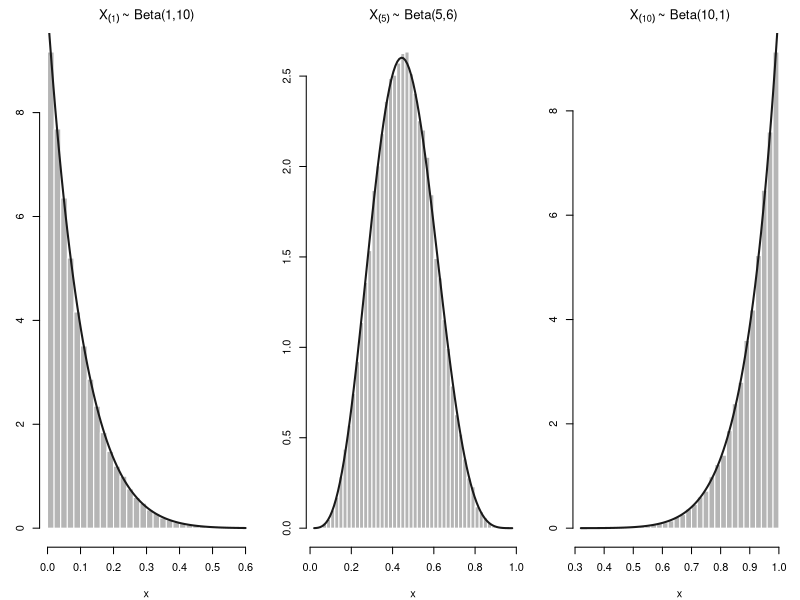
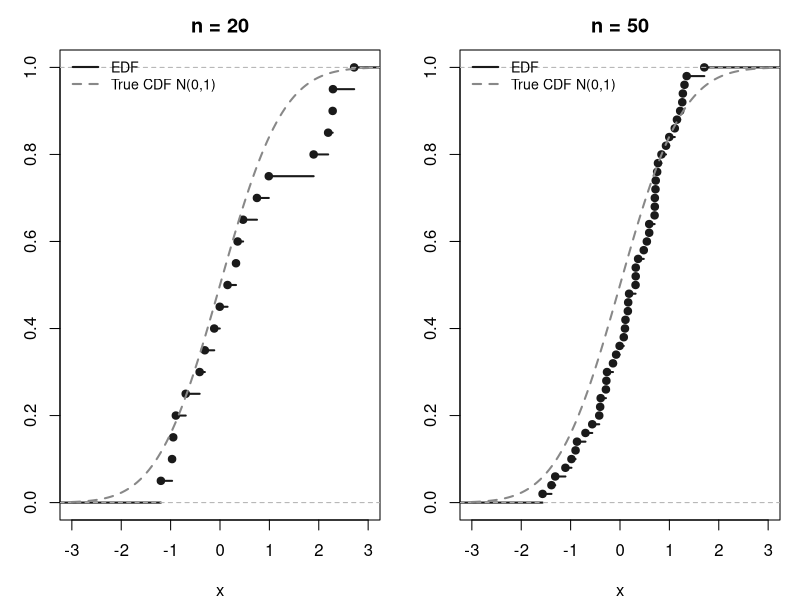
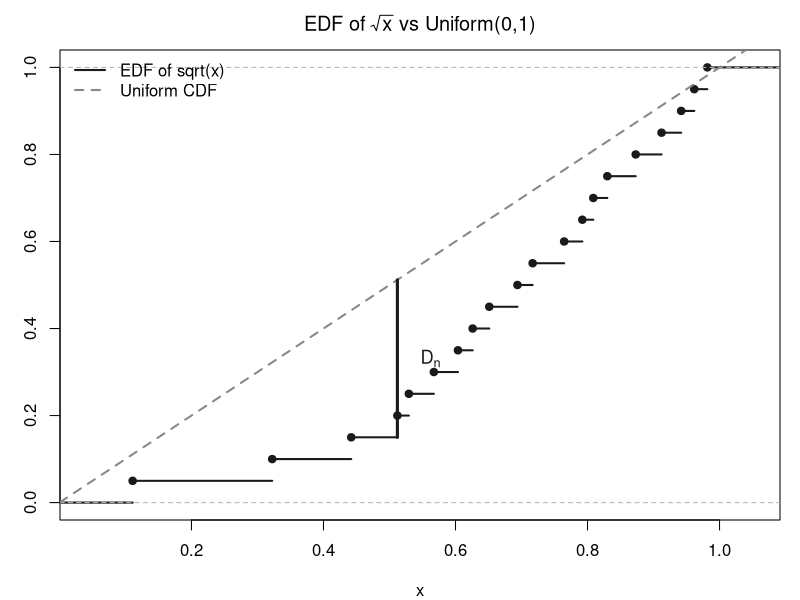
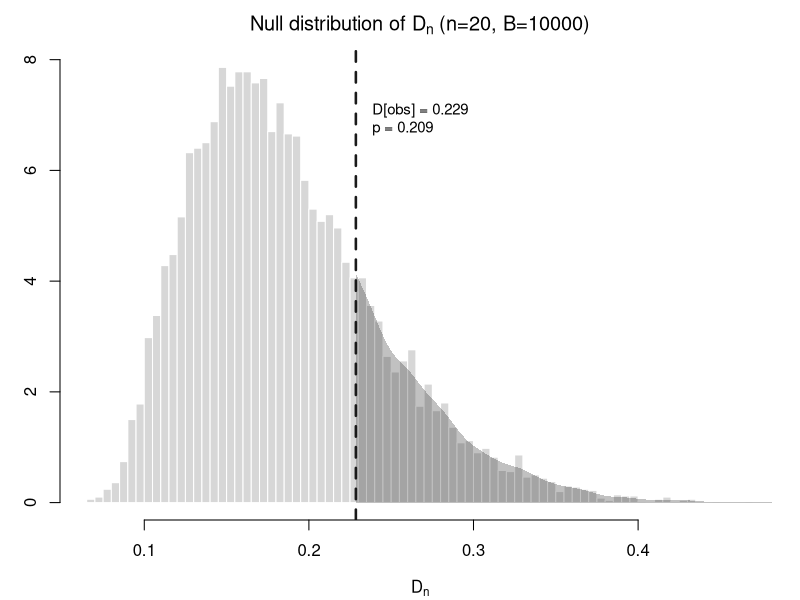
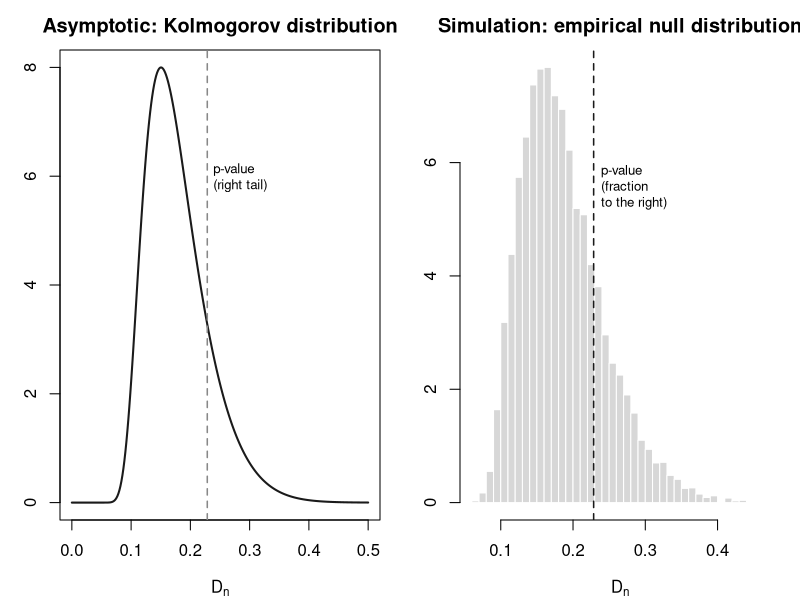

R code for these plots, in order:
## ---- chunk 1
knitr::opts_chunk$set(
  echo = TRUE, warning = FALSE, message = FALSE,
  fig.retina = 3, fig.align = "center",
  fig.width = 8, fig.height = 4
)
library(nortest)
library(goftest)
## ---- chunk 2
set.seed(42); n <- 10; B <- 50000
sims <- replicate(B, sort(runif(n)))
par(mfrow = c(1, 3), mar = c(4, 3, 2.5, 1))
hist(sims[1,],  breaks=40, freq=FALSE, col="#22222255", border="white",
     main=expression(X[(1)]~"~ Beta(1,10)"), xlab="x")
curve(dbeta(x,1,n), add=TRUE, col="#1a1a1a", lwd=2)
hist(sims[5,],  breaks=40, freq=FALSE, col="#22222255", border="white",
     main=expression(X[(5)]~"~ Beta(5,6)"), xlab="x")
curve(dbeta(x,5,6), add=TRUE, col="#1a1a1a", lwd=2)
hist(sims[10,], breaks=40, freq=FALSE, col="#22222255", border="white",
     main=expression(X[(10)]~"~ Beta(10,1)"), xlab="x")
curve(dbeta(x,n,1), add=TRUE, col="#1a1a1a", lwd=2)
par(mfrow=c(1,1))
## ---- chunk 3
set.seed(7)
par(mfrow=c(1,2))
for(n in c(20, 50)){
  x <- rnorm(n)
  plot(ecdf(x), main=paste0("n = ", n), xlab="x",
       ylab=expression(S[n](x)), col="#1a1a1a", lwd=2, xlim=c(-3,3))
  curve(pnorm(x), add=TRUE, col="#888888", lwd=2, lty=2)
  legend("topleft", c("EDF", "True CDF N(0,1)"),
         col=c("#1a1a1a","#888888"), lwd=2, lty=c(1,2), bty="n", cex=0.85)
}
par(mfrow=c(1,1))
## ---- chunk 4
x_obs <- c(0.0123,0.1039,0.1954,0.2621,0.2802,
           0.3217,0.3645,0.3919,0.4240,0.4814,
           0.5139,0.5846,0.6275,0.6541,0.6889,
           0.7621,0.8320,0.8871,0.9249,0.9634)
y <- sqrt(x_obs)   # test if sqrt(x) ~ Uniform(0,1)
ks.test(y, "punif")
## ---- chunk 5
plot(ecdf(y), col="#1a1a1a", lwd=2,
     main=expression("EDF of"~sqrt(x)~"vs Uniform(0,1)"),
     xlab="x", ylab="CDF")
abline(0, 1, col="#888888", lwd=2, lty=2)
# Mark the maximum gap
i_max <- which.max(pmax(abs((1:20)/20 - y), abs((0:19)/20 - y)))
segments(y[i_max], (i_max-1)/20, y[i_max], y[i_max],
         col="#1a1a1a", lwd=3)
text(y[i_max]+0.05, ((i_max-1)/20+y[i_max])/2,
     expression(D[n]), col="#1a1a1a", cex=1.1)
legend("topleft", c("EDF of sqrt(x)","Uniform CDF"),
       col=c("#1a1a1a","#888888"), lwd=2, lty=c(1,2), bty="n")
## ---- chunk 6
x_data <- rexp(20, rate = 1.5)   # 20 observations
D_obs  <- ks.test(x_data, "pexp", rate = 1.5)$statistic
cat("Observed D_n:", round(D_obs, 4), "\n")

# Simulate null distribution
B <- 10000; n <- length(x_data)
D_null <- replicate(B, {
  x_star <- rexp(n, rate = 1.5)    # draw from F_0
  ks.test(x_star, "pexp", rate = 1.5)$statistic
})
# Simulation-based p-value
(p_sim <- mean(D_null >= D_obs))
# Compare with asymptotic
(p_asy <- ks.test(x_data, "pexp", rate = 1.5)$p.value)
## ---- chunk 7
hist(D_null, breaks=60, freq=FALSE,
     col="#88888855", border="white",
     main=expression("Null distribution of D"[n]~"(n=20, B=10000)"),
     xlab=expression(D[n]))
abline(v=D_obs, col="#1a1a1a", lwd=2.5, lty=2)
text(D_obs+0.01, par("usr")[4]*0.85,paste0("D[obs] = ", round(D_obs,3),"\np = ", round(p_sim,3)),
     adj=0, cex=0.9)
# shade the p-value region
x_shade <- seq(D_obs, max(D_null), length.out=200)
d_shade <- density(D_null, from=D_obs)
polygon(c(D_obs, d_shade$x[d_shade$x >= D_obs], max(D_null)),c(0, d_shade$y[d_shade$x >= D_obs], 0),col="#1a1a1a44", border=NA)
## ---- chunk 8
df <- data.frame(
  Method = c("Asymptotic", "Simulation (B=1000)",
             "Simulation (B=10000)"),
  p_value = c(
    round(ks.test(x_data,"pexp",rate=1.5)$p.value,4),
    round(mean(replicate(1000,{
      ks.test(rexp(n,1.5),"pexp",rate=1.5)$statistic})>=D_obs),4),
    round(p_sim,4))
)
knitr::kable(df, col.names=c("Method","p-value"), align="lr")
## ---- chunk 9
par(mfrow=c(1,2))

# Left: asymptotic
d_seq <- seq(0, 0.5, length.out=300)
# Kolmogorov distribution approximation
kol_dens <- function(d, n) {
  x <- d * sqrt(n)
  2 * sum(sapply(1:50, function(k)
    (-1)^(k-1) * k^2 * exp(-2*k^2*x^2))) * sqrt(n)
}
approx_d <- sapply(d_seq, function(d) kol_dens(d, n))
approx_d <- pmax(approx_d, 0)

plot(d_seq, approx_d/max(approx_d)*8, type="l",
     col="#1a1a1a", lwd=2,
     main="Asymptotic: Kolmogorov distribution",
     xlab=expression(D[n]), ylab="Density (scaled)")
abline(v=D_obs, lty=2, col="#888888", lwd=1.5)
text(D_obs+0.01, 6, "p-value\n(right tail)", cex=0.8, adj=0)

# Right: simulation
hist(D_null, breaks=50, freq=FALSE,
     col="#88888855", border="white",
     main="Simulation: empirical null distribution",
     xlab=expression(D[n]))
abline(v=D_obs, lty=2, col="#1a1a1a", lwd=1.5)
text(D_obs+0.01, par("usr")[4]*0.7, "p-value\n(fraction\nto the right)",
     cex=0.8, adj=0)
par(mfrow=c(1,1))
## ---- chunk 10
set.seed(2024)
x_norm <- rnorm(50, mean=100, sd=10)
x_exp  <- rexp(50, rate=0.1)
lillie.test(x_norm)   # should NOT reject
lillie.test(x_exp)    # should reject
## ---- chunk 11
iq <- c(114,81,87,114,113,87,111,89,93,108,99,93,100,95,93,95,106,108)
lillie.test(iq)                           # (a) unknown mu, sigma
ks.test(iq, "pnorm", mean=100, sd=10)    # (b) mu=100, sigma=10 specified
## ---- chunk 12
library(nortest)
set.seed(42); x <- rnorm(100)
ad.test(x)
## ---- chunk 13
library(goftest)
set.seed(42); x <- rnorm(100)
cvm.test(x, "pnorm")$p.value      # Cramer-von Mises
shapiro.test(x)$p.value           # Shapiro-Wilk (normality only)
